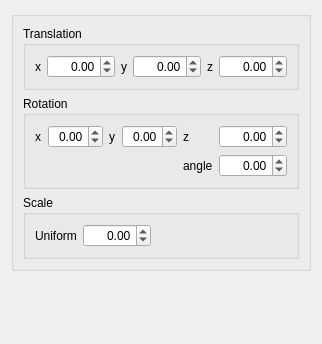
<?xml version="1.0" encoding="UTF-8"?>
<ui version="4.0">
 <class>GvvQTransformationEditor</class>
 <widget class="QWidget" name="GvvQTransformationEditor">
  <property name="geometry">
   <rect>
    <x>0</x>
    <y>0</y>
    <width>316</width>
    <height>344</height>
   </rect>
  </property>
  <property name="windowTitle">
   <string>Form</string>
  </property>
  <layout class="QVBoxLayout" name="verticalLayout">
   <item>
    <widget class="QGroupBox" name="groupBox_9">
     <property name="title">
      <string/>
     </property>
     <layout class="QVBoxLayout" name="verticalLayout_2">
      <item>
       <widget class="QGroupBox" name="groupBox_7">
        <property name="title">
         <string>Translation</string>
        </property>
        <layout class="QHBoxLayout" name="horizontalLayout">
         <item>
          <widget class="QLabel" name="label_8">
           <property name="text">
            <string>x</string>
           </property>
          </widget>
         </item>
         <item>
          <widget class="QDoubleSpinBox" name="_xTranslationSpinBox">
           <property name="alignment">
            <set>Qt::AlignRight|Qt::AlignTrailing|Qt::AlignVCenter</set>
           </property>
           <property name="minimum">
            <double>-100.000000000000000</double>
           </property>
           <property name="maximum">
            <double>100.000000000000000</double>
           </property>
          </widget>
         </item>
         <item>
          <widget class="QLabel" name="label_9">
           <property name="text">
            <string>y</string>
           </property>
          </widget>
         </item>
         <item>
          <widget class="QDoubleSpinBox" name="_yTranslationSpinBox">
           <property name="alignment">
            <set>Qt::AlignRight|Qt::AlignTrailing|Qt::AlignVCenter</set>
           </property>
           <property name="minimum">
            <double>-100.000000000000000</double>
           </property>
           <property name="maximum">
            <double>100.000000000000000</double>
           </property>
          </widget>
         </item>
         <item>
          <widget class="QLabel" name="label_10">
           <property name="text">
            <string>z</string>
           </property>
          </widget>
         </item>
         <item>
          <widget class="QDoubleSpinBox" name="_zTranslationSpinBox">
           <property name="alignment">
            <set>Qt::AlignRight|Qt::AlignTrailing|Qt::AlignVCenter</set>
           </property>
           <property name="minimum">
            <double>-100.000000000000000</double>
           </property>
           <property name="maximum">
            <double>100.000000000000000</double>
           </property>
          </widget>
         </item>
        </layout>
       </widget>
      </item>
      <item>
       <widget class="QGroupBox" name="groupBox_6">
        <property name="title">
         <string>Rotation</string>
        </property>
        <layout class="QGridLayout" name="gridLayout_5">
         <item row="0" column="0">
          <widget class="QLabel" name="label_11">
           <property name="text">
            <string>x</string>
           </property>
          </widget>
         </item>
         <item row="0" column="1">
          <widget class="QDoubleSpinBox" name="_xRotationSpinBox">
           <property name="alignment">
            <set>Qt::AlignRight|Qt::AlignTrailing|Qt::AlignVCenter</set>
           </property>
           <property name="minimum">
            <double>-1.000000000000000</double>
           </property>
           <property name="maximum">
            <double>1.000000000000000</double>
           </property>
          </widget>
         </item>
         <item row="0" column="2">
          <widget class="QLabel" name="label_12">
           <property name="text">
            <string>y</string>
           </property>
          </widget>
         </item>
         <item row="0" column="3">
          <widget class="QDoubleSpinBox" name="_yRotationSpinBox">
           <property name="alignment">
            <set>Qt::AlignRight|Qt::AlignTrailing|Qt::AlignVCenter</set>
           </property>
           <property name="minimum">
            <double>-1.000000000000000</double>
           </property>
           <property name="maximum">
            <double>1.000000000000000</double>
           </property>
          </widget>
         </item>
         <item row="0" column="4">
          <widget class="QLabel" name="label_13">
           <property name="text">
            <string>z</string>
           </property>
          </widget>
         </item>
         <item row="0" column="5">
          <widget class="QDoubleSpinBox" name="_zRotationSpinBox">
           <property name="alignment">
            <set>Qt::AlignRight|Qt::AlignTrailing|Qt::AlignVCenter</set>
           </property>
           <property name="minimum">
            <double>-1.000000000000000</double>
           </property>
           <property name="maximum">
            <double>1.000000000000000</double>
           </property>
          </widget>
         </item>
         <item row="1" column="0" colspan="4">
          <spacer name="horizontalSpacer">
           <property name="orientation">
            <enum>Qt::Horizontal</enum>
           </property>
           <property name="sizeHint" stdset="0">
            <size>
             <width>141</width>
             <height>20</height>
            </size>
           </property>
          </spacer>
         </item>
         <item row="1" column="4">
          <widget class="QLabel" name="label_14">
           <property name="text">
            <string>angle</string>
           </property>
          </widget>
         </item>
         <item row="1" column="5">
          <widget class="QDoubleSpinBox" name="_angleRotationSpinBox">
           <property name="alignment">
            <set>Qt::AlignRight|Qt::AlignTrailing|Qt::AlignVCenter</set>
           </property>
           <property name="minimum">
            <double>-360.000000000000000</double>
           </property>
           <property name="maximum">
            <double>360.000000000000000</double>
           </property>
          </widget>
         </item>
        </layout>
       </widget>
      </item>
      <item>
       <widget class="QGroupBox" name="groupBox_8">
        <property name="title">
         <string>Scale</string>
        </property>
        <layout class="QHBoxLayout" name="horizontalLayout_2">
         <item>
          <widget class="QLabel" name="label_15">
           <property name="text">
            <string>Uniform</string>
           </property>
          </widget>
         </item>
         <item>
          <widget class="QDoubleSpinBox" name="_uniformScaleSpinBox">
           <property name="alignment">
            <set>Qt::AlignRight|Qt::AlignTrailing|Qt::AlignVCenter</set>
           </property>
           <property name="minimum">
            <double>-100.000000000000000</double>
           </property>
           <property name="maximum">
            <double>100.000000000000000</double>
           </property>
           <property name="singleStep">
            <double>0.100000000000000</double>
           </property>
          </widget>
         </item>
         <item>
          <spacer name="horizontalSpacer_2">
           <property name="orientation">
            <enum>Qt::Horizontal</enum>
           </property>
           <property name="sizeHint" stdset="0">
            <size>
             <width>124</width>
             <height>20</height>
            </size>
           </property>
          </spacer>
         </item>
        </layout>
       </widget>
      </item>
     </layout>
    </widget>
   </item>
   <item>
    <spacer name="verticalSpacer">
     <property name="orientation">
      <enum>Qt::Vertical</enum>
     </property>
     <property name="sizeHint" stdset="0">
      <size>
       <width>20</width>
       <height>119</height>
      </size>
     </property>
    </spacer>
   </item>
  </layout>
 </widget>
 <resources/>
 <connections/>
</ui>
